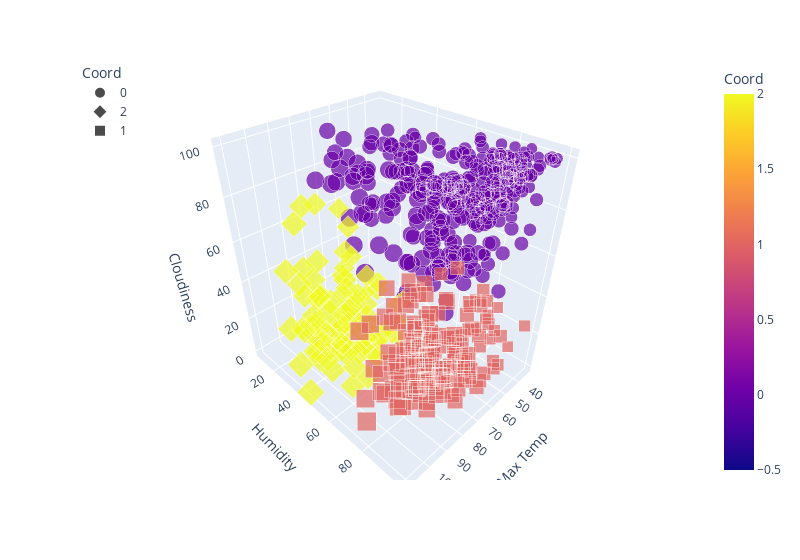

Notebook cell for this chart:
### Code cell
# Plotting the clusters with three features
fig = px.scatter_3d(new_city_df, x="Max Temp", y="Humidity", z="Cloudiness", color="Coord", symbol="Coord", size="Max Temp",width=800)
fig.update_layout(legend=dict(x=0,y=1))
fig.show()

### Figure 1 — Plotly figure (JSON) as saved in the notebook; plotly's stock layout.template omitted (floating-point values rounded to 4 significant figures; data arrays with more than 128 entries replaced by an {"elided": "..."} marker saying what was removed)
{"data": [{"hovertemplate": "Coord=%{marker.color}<br>Max Temp=%{marker.size}<br>Humidity=%{y}<br>Cloudiness=%{z}<extra></extra>", "legendgroup": "0", "marker": {"color": {"elided": "321 int values"}, "coloraxis": "coloraxis", "size": {"elided": "321 float values"}, "sizemode": "area", "sizeref": 0.2774, "symbol": "circle"}, "mode": "markers", "name": "0", "scene": "scene", "showlegend": true, "type": "scatter3d", "x": {"elided": "321 float values"}, "y": {"elided": "321 int values"}, "z": {"elided": "321 int values"}}, {"hovertemplate": "Coord=%{marker.color}<br>Max Temp=%{marker.size}<br>Humidity=%{y}<br>Cloudiness=%{z}<extra></extra>", "legendgroup": "2", "marker": {"color": [2, 2, 2, 2, 2, 2, 2, 2, 2, 2, 2, 2, 2, 2, 2, 2, 2, 2, 2, 2, 2, 2, 2, 2, 2, 2, 2, 2, 2, 2, 2, 2, 2, 2, 2, 2, 2, 2, 2, 2, 2, 2, 2, 2, 2, 2, 2, 2, 2, 2, 2, 2, 2, 2, 2, 2, 2, 2, 2, 2, 2, 2, 2, 2, 2, 2, 2, 2, 2, 2, 2, 2, 2, 2, 2, 2, 2, 2, 2, 2, 2, 2, 2, 2, 2, 2, 2, 2, 2, 2, 2, 2], "coloraxis": "coloraxis", "size": [88.47, 59.86, 84.74, 93.76, 63.95, 63.64, 90.55, 86.02, 68.61, 82.04, 72.54, 91.02, 85.26, 91.99, 80.06, 95.97, 87.71, 104.2, 79.38, 70.63, 75.2, 81.37, 93.04, 95.59, 88.57, 70.5, 88.12, 81.09, 86.99, 66.92, 89.08, 86.58, 83.35, 60.28, 80.67, 46.36, 98.6, 99.18, 76.96, 58.89, 93.81, 67.37, 93.34, 76.01, 94.35, 87.78, 107.5, 111.0, 65.59, 70.16, 87.24, 76.33, 82.83, 91, 90.57, 78.96, 67.26, 74.84, 90.86, 75.88, 57.99, 76.89, 59.68, 69.35, 77.56, 89.78, 82.35, 95.23, 68.95, 88.77, 87.3, 104.2, 95.97, 94.35, 89.76, 92.98, 51.04, 89.51, 87.57, 66.04, 95.04, 83.32, 92.44, 82.38, 69.91, 65.71, 89.31, 70.29, 94.66, 73.11, 72.63, 84.79], "sizemode": "area", "sizeref": 0.2774, "symbol": "diamond"}, "mode": "markers", "name": "2", "scene": "scene", "showlegend": true, "type": "scatter3d", "x": [88.47, 59.86, 84.74, 93.76, 63.95, 63.64, 90.55, 86.02, 68.61, 82.04, 72.54, 91.02, 85.26, 91.99, 80.06, 95.97, 87.71, 104.2, 79.38, 70.63, 75.2, 81.37, 93.04, 95.59, 88.57, 70.5, 88.12, 81.09, 86.99, 66.92, 89.08, 86.58, 83.35, 60.28, 80.67, 46.36, 98.6, 99.18, 76.96, 58.89, 93.81, 67.37, 93.34, 76.01, 94.35, 87.78, 107.5, 111.0, 65.59, 70.16, 87.24, 76.33, 82.83, 91, 90.57, 78.96, 67.26, 74.84, 90.86, 75.88, 57.99, 76.89, 59.68, 69.35, 77.56, 89.78, 82.35, 95.23, 68.95, 88.77, 87.3, 104.2, 95.97, 94.35, 89.76, 92.98, 51.04, 89.51, 87.57, 66.04, 95.04, 83.32, 92.44, 82.38, 69.91, 65.71, 89.31, 70.29, 94.66, 73.11, 72.63, 84.79], "y": [48, 43, 11, 10, 14, 43, 18, 54, 43, 28, 40, 20, 36, 32, 9, 53, 30, 29, 27, 30, 29, 37, 57, 41, 20, 45, 47, 37, 43, 36, 43, 15, 17, 48, 47, 10, 29, 47, 29, 38, 53, 41, 28, 28, 27, 55, 50, 45, 25, 37, 25, 50, 12, 60, 26, 41, 17, 32, 30, 50, 48, 23, 49, 21, 48, 26, 32, 22, 18, 10, 24, 25, 55, 31, 58, 34, 37, 12, 23, 34, 43, 22, 26, 20, 30, 27, 55, 36, 34, 31, 21, 34], "z": [37, 0, 1, 38, 27, 5, 27, 40, 2, 1, 40, 43, 6, 53, 0, 40, 0, 1, 10, 21, 29, 0, 20, 0, 15, 38, 1, 55, 47, 0, 7, 0, 20, 11, 20, 0, 72, 40, 37, 0, 41, 0, 1, 2, 1, 20, 22, 1, 0, 0, 29, 1, 1, 40, 40, 34, 62, 62, 33, 40, 23, 1, 0, 0, 3, 12, 1, 38, 16, 1, 0, 20, 1, 10, 4, 0, 10, 1, 0, 5, 40, 72, 76, 1, 0, 0, 20, 0, 38, 46, 0, 0]}, {"hovertemplate": "Coord=%{marker.color}<br>Max Temp=%{marker.size}<br>Humidity=%{y}<br>Cloudiness=%{z}<extra></extra>", "legendgroup": "1", "marker": {"color": {"elided": "168 int values"}, "coloraxis": "coloraxis", "size": {"elided": "168 float values"}, "sizemode": "area", "sizeref": 0.2774, "symbol": "square"}, "mode": "markers", "name": "1", "scene": "scene", "showlegend": true, "type": "scatter3d", "x": {"elided": "168 float values"}, "y": {"elided": "168 int values"}, "z": {"elided": "168 int values"}}], "layout": {"coloraxis": {"colorbar": {"title": {"text": "Coord"}}, "colorscale": [[0, "#0d0887"], [0.1111, "#46039f"], [0.2222, "#7201a8"], [0.3333, "#9c179e"], [0.4444, "#bd3786"], [0.5556, "#d8576b"], [0.6667, "#ed7953"], [0.7778, "#fb9f3a"], [0.8889, "#fdca26"], [1, "#f0f921"]]}, "legend": {"itemsizing": "constant", "title": {"text": "Coord"}, "tracegroupgap": 0, "x": 0, "y": 1}, "margin": {"t": 60}, "scene": {"domain": {"x": [0, 1], "y": [0, 1]}, "xaxis": {"title": {"text": "Max Temp"}}, "yaxis": {"title": {"text": "Humidity"}}, "zaxis": {"title": {"text": "Cloudiness"}}}, "width": 800}}
